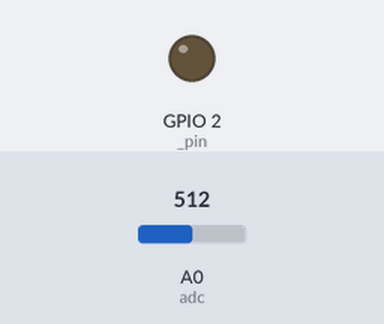
This program was run on a simulated ESP8266 board running MicroPython. Shown: output pins drawn as LEDs (lit = HIGH). Dashed ring = blinking. The test bench sets the inputs (shaded band); at power-on: A0 (adc) = 512 (analog values on the 0–1023 scale). WiFi joins after 1.5 s; what the program prints to the serial console is not drawn.

Above: at 2.7 s.
2.8 s: A0 (adc) set to 502
At 3.69 s:
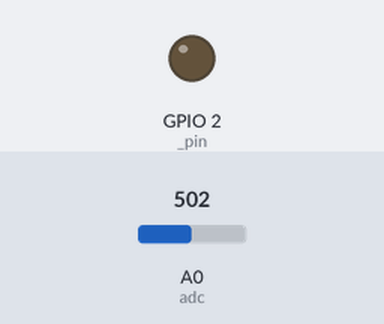
6.3 s: A0 (adc) set to 511
At 7.0 s:
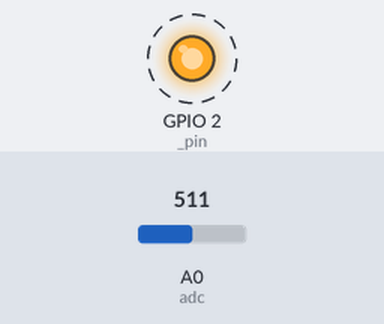
Timing chart, 0 to 15.8 s (numbered marks = the images above; inputs shaded):
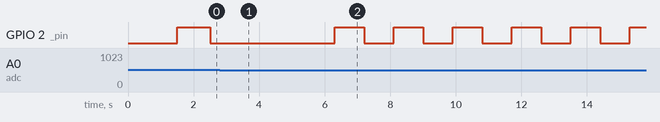

Measured:
- after the input at 2.8 s, GPIO 2 (_pin): stays LOW (without the input it goes to HIGH after 0.70 s)

The program:

main.py
```python
import machine
import time
import logging
from machine import ADC

logging.basicConfig(logging.INFO)#, 'log.txt')
_log = logging.getLogger('main')

_pin = machine.Pin(2, machine.Pin.OUT)

adc = ADC(0)            # create ADC object on ADC pin

minValue = 1024
maxValue = 1

def calculateSleep(val):
    global minValue, maxValue
    minValue = min(minValue, val)
    maxValue = max(maxValue, val)
    if maxValue == minValue:
        return 1000
    normalized = (val - minValue) / (maxValue - minValue)
    return int(normalized*1000)

while True:
    _pin.on()
    val = adc.read()
    sleep = calculateSleep(val)
    _log.info("pin value=%d, sleep value=%d, lo=%d, hi=%d", val, sleep, minValue, maxValue)
    time.sleep_ms(sleep)
    _pin.off()
    time.sleep_ms(sleep)
```

logging.py
```python
import sys

CRITICAL = 50
ERROR = 40
WARNING = 30
INFO = 20
DEBUG = 10
NOTSET = 0

_level_dict = {
    CRITICAL: "CRIT",
    ERROR: "ERROR",
    WARNING: "WARN",
    INFO: "INFO",
    DEBUG: "DEBUG",
}

_stream = sys.stderr
_file = None

class Logger:
    level = NOTSET

    def __init__(self, name):
        self.name = name

    def _level_str(self, level):
        l = _level_dict.get(level)
        if l is not None:
            return l
        return "LVL%s" % level

    def setLevel(self, level):
        self.level = level

    def isEnabledFor(self, level):
        return level >= (self.level or _level)

    def log(self, level, msg, *args):
        global _stream, _file
        if _stream:
            self.doLog(level, msg, _stream, *args)
        if _file:
            self.doLog(level, msg, _file, *args)
            _file.flush()

    def doLog(self, level, msg, out, *args):
        global _level
        if level >= (self.level or _level):
            out.write("%s:%s:" % (self._level_str(level), self.name))
            if not args:
                print(msg, file=out)
            else:
                print(msg % args, file=out)

    def debug(self, msg, *args):
        self.log(DEBUG, msg, *args)

    def info(self, msg, *args):
        self.log(INFO, msg, *args)

    def warning(self, msg, *args):
        self.log(WARNING, msg, *args)

    def error(self, msg, *args):
        self.log(ERROR, msg, *args)

    def critical(self, msg, *args):
        self.log(CRITICAL, msg, *args)

    def exc(self, e, msg, *args):
        self.log(ERROR, msg, *args)
        sys.print_exception(e, _stream)

    def exception(self, msg, *args):
        self.exc(sys.exc_info()[1], msg, *args)


_level = INFO
_loggers = {}


def getLogger(name):
    if name in _loggers:
        return _loggers[name]
    l = Logger(name)
    _loggers[name] = l
    return l


def info(msg, *args):
    getLogger(None).info(msg, *args)


def debug(msg, *args):
    getLogger(None).debug(msg, *args)


def basicConfig(level=INFO, filename=None, stream=None, format=None):
    global _level, _stream, _file
    _level = level
    if stream:
        _stream = stream
    if filename:
        _file = open(filename, "a")
    if format is not None:
        print("logging.basicConfig: format arg is not supported")
```

boot.py
```python
# This file is executed on every boot (including wake-boot from deepsleep)
#import esp
#esp.osdebug(None)
import uos, machine
#uos.dupterm(None, 1) # disable REPL on UART(0)
import gc
import webrepl
import network
import time
webrepl.start()
gc.collect()
network.WLAN(network.AP_IF).active(False)
sta_if = network.WLAN(network.STA_IF)
sta_if.active(True)
sta_if.connect('PLAY INTERNET 4G LTE-9CC6', '02583353')
count = 0
while not sta_if.isconnected():
	time.sleep_ms(1)
	count += 1
	if count==10000:
		print('Not connected')
		break
print('Config: ', sta_if.ifconfig())
```
